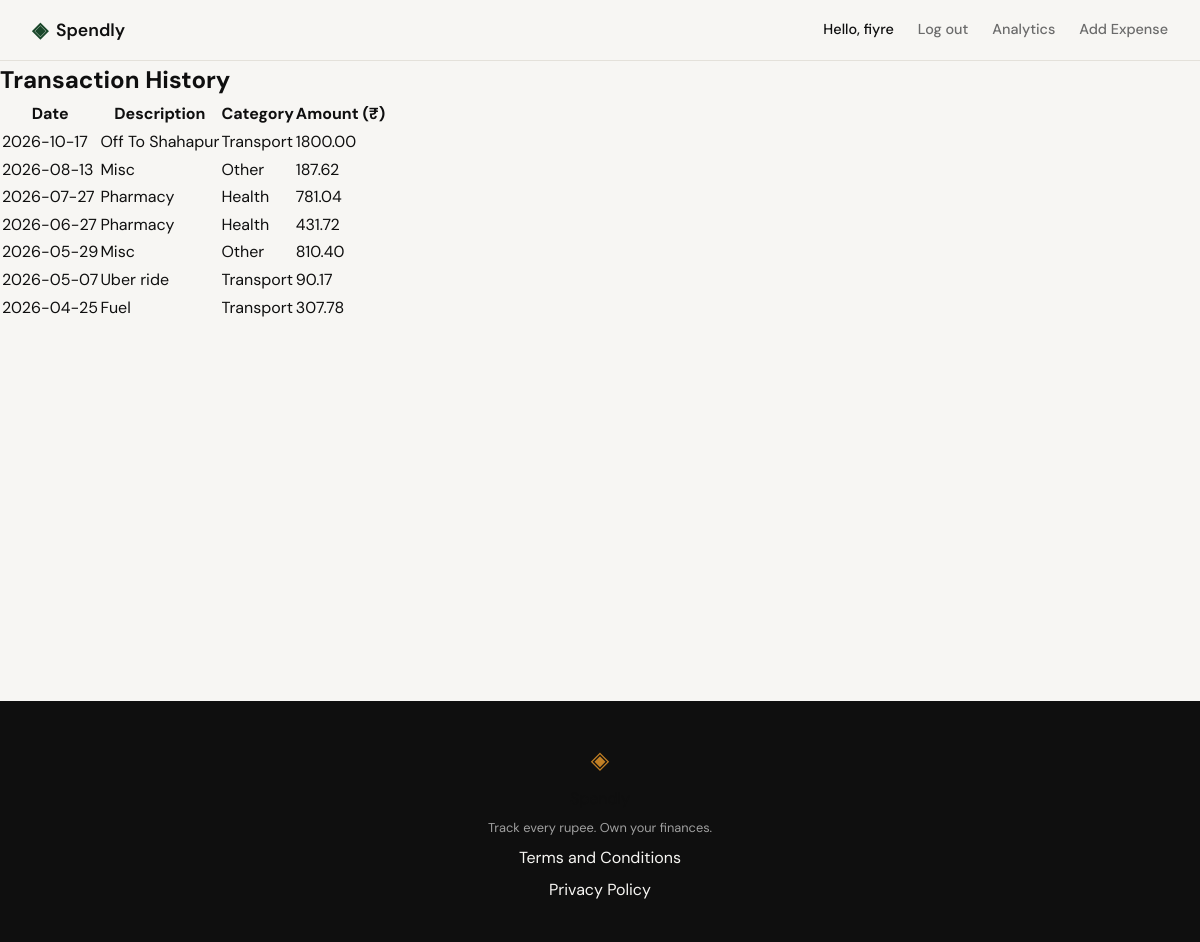
Screenshot of /profile/transactions (signed in) with the database file from the repository.
### tables this page shows
CREATE TABLE users (
            id INTEGER PRIMARY KEY AUTOINCREMENT,
            name TEXT NOT NULL,
            email TEXT UNIQUE NOT NULL,
            password_hash TEXT NOT NULL,
            created_at TEXT DEFAULT (datetime('now'))
        );

CREATE TABLE expenses (
            id INTEGER PRIMARY KEY AUTOINCREMENT,
            user_id INTEGER NOT NULL REFERENCES users(id),
            amount REAL NOT NULL,
            category TEXT NOT NULL,
            date TEXT NOT NULL,
            description TEXT,
            created_at TEXT DEFAULT (datetime('now'))
        );

### app.py (the view)
@app.route("/profile/transactions")
def profile_transactions():
    user_id = session.get("user_id")
    if not user_id:
        flash("Please log in to view your profile.", "warning")
        return redirect(url_for("login"))
    expenses = get_expenses_by_user(user_id)
    return render_template("profile_transactions.html", expenses=expenses)

### app.py (called while the page is built)
@app.context_processor
def inject_user():
    user_id = session.get("user_id")
    if user_id:
        db = get_db()
        user = db.execute("SELECT id, name, email, created_at FROM users WHERE id = ?", (user_id,)).fetchone()
        db.close()
        if user:
            return {"user": dict(user), "request_path": request.path}
    return {"user": None, "request_path": request.path}

### database/db.py (called while the page is built)
def get_db():
    db = sqlite3.connect(DB_PATH)
    db.row_factory = sqlite3.Row
    db.execute("PRAGMA foreign_keys = ON")
    return db

def get_expenses_by_user(user_id, start_date=None, end_date=None):
    db = get_db()
    query = "SELECT id, amount, category, date, description FROM expenses WHERE user_id = ?"
    params = [user_id]
    if start_date and end_date:
        query += " AND date BETWEEN ? AND ?"
        params.extend([start_date, end_date])
    elif start_date:
        query += " AND date >= ?"
        params.append(start_date)
    elif end_date:
        query += " AND date <= ?"
        params.append(end_date)
    query += " ORDER BY date DESC"
    expenses = db.execute(query, tuple(params)).fetchall()
    db.close()
    return [dict(expense) for expense in expenses]

### templates/profile_transactions.html (shortened to what this page needs)
{% extends "base.html" %}
{% block content %}
<h2 class="my-4">Transaction History</h2>
{% if expenses %}
<table class="table table-striped">
  <thead>
    <tr>
      <th>Date</th>
      <th>Description</th>
      <th>Category</th>
      <th>Amount (₹)</th>
    </tr>
  </thead>
  <tbody>
    {% for expense in expenses %}
    <tr>
      <td>{{ expense.date }}</td>
      <td>{{ expense.description }}</td>
      <td>{{ expense.category }}</td>
      <td>{{ "%.2f"|format(expense.amount) }}</td>
    </tr>
    {% endfor %}
  </tbody>
</table>
{% else %}
<p>No transactions found.</p>
{% endif %}
{% endblock %}

### templates/base.html (shortened to what this page needs)
<!DOCTYPE html>
<html lang="en">
<head>
    <link rel="stylesheet" href="{{ url_for('static', filename='css/style.css') }}">
</head>
<body>
    <nav class="navbar">
        <div class="nav-inner">
            <a href="{{ url_for('landing') }}" class="nav-brand">
                <span class="brand-icon">◈</span>
                <span class="brand-name">Spendly</span>
            </a>
            <div class="nav-links">
                {% if session.get('user_id') and user %}
                    <span class="nav-user">Hello, {{ user.name }}</span>
                    <a href="{{ url_for('logout') }}">Log out</a>
                    <a href="{{ url_for('analytics') }}" class="{% if request_path == '/analytics' %}nav-active{% endif %}">Analytics</a>
                    <a href="{{ url_for('add_expense') }}" class="{% if request_path == '/expenses/add' %}nav-active{% endif %}">Add Expense</a>
                {% else %}
                    <a href="{{ url_for('login') }}">Sign in</a>
                    <a href="{{ url_for('register') }}" class="nav-cta">Get started</a>
                {% endif %}
            </div>
        </div>
    </nav>
    <main class="main-content">
        {% block content %}{% endblock %}
    </main>
    <footer class="footer">
        <div class="footer-inner">
            <span class="brand-icon">◈</span>
            <span class="brand-name">Spendly</span>
            <p class="footer-copy">Track every rupee. Own your finances.</p>
            <a href="{{ url_for('terms') }}">Terms and Conditions</a>
            <a href="{{ url_for('privacy') }}">Privacy Policy</a>
        </div>
    </footer>
</body>
</html>

### static/css/style.css (style rules this page uses)
:root { --ink: #0f0f0f; --ink-soft: #2d2d2d; --ink-muted: #6b6b6b; --ink-faint: #a0a0a0; --paper: #f7f6f3; --paper-warm: #f0ede6; --paper-card: #ffffff; --accent: #1a472a; --accent-light: #e8f0eb; --accent-2: #c17f24; --accent-2-light: #fdf3e3; --accent-3: #9b59b6; --accent-4: #e74c3c; --accent-5: #2980b9; --danger: #c0392b; --danger-light: #fdecea; --border: #e4e1da; --border-soft: #eeebe4; --font-display: 'DM Serif Display', Georgia, serif; --font-body: 'DM Sans', system-ui, sans-serif; --max-width: 1200px; --auth-width: 440px; --radius-sm: 6px; --radius-md: 12px; --radius-lg: 20px; }
*, *::before, *::after { box-sizing: border-box; margin: 0; padding: 0; }
html { font-size: 16px; scroll-behavior: smooth; }
body { background: var(--paper); color: var(--ink); font-family: var(--font-body); font-size: 1rem; line-height: 1.6; -webkit-font-smoothing: antialiased; }
a { color: inherit; text-decoration: none; }
.navbar { position: sticky; top: 0; z-index: 100; background: var(--paper); border-bottom: 1px solid var(--border); padding: 0 2rem; }
.nav-inner { max-width: var(--max-width); margin: 0 auto; height: 60px; display: flex; align-items: center; justify-content: space-between; }
.nav-brand { display: flex; align-items: center; gap: 0.5rem; font-family: var(--font-body); font-weight: 600; font-size: 1.1rem; color: var(--ink); }
.brand-icon { color: var(--accent); font-size: 1.3rem; }
.brand-name { color: var(--ink); }
.nav-links { display: flex; align-items: center; gap: 1.5rem; font-size: 0.9rem; font-weight: 500; }
.nav-links a { color: var(--ink-muted); transition: color 0.2s; }
.main-content { min-height: calc(100vh - 60px - 100px); }
.footer { background: var(--ink); color: var(--paper); padding: 2.5rem 2rem; text-align: center; }
.footer-inner { display: flex; flex-direction: column; align-items: center; gap: 0.4rem; }
.footer .brand-icon { color: var(--accent-2); font-size: 1.5rem; }
.footer-copy { font-size: 0.8rem; color: var(--ink-faint); }

### rows the page displays
users: name "fiyre"
expenses: date "2026-10-17", description "Off To Shahapur", category "Transport", amount "1800.00"
expenses: date "2026-08-13", description "Misc", category "Other", amount "187.62"
expenses: date "2026-07-27", description "Pharmacy", category "Health", amount "781.04"
expenses: date "2026-06-27", description "Pharmacy", category "Health", amount "431.72"
expenses: date "2026-05-29", description "Misc", category "Other", amount "810.40"
expenses: date "2026-05-07", description "Uber ride", category "Transport", amount "90.17"
expenses: date "2026-04-25", description "Fuel", category "Transport", amount "307.78"
